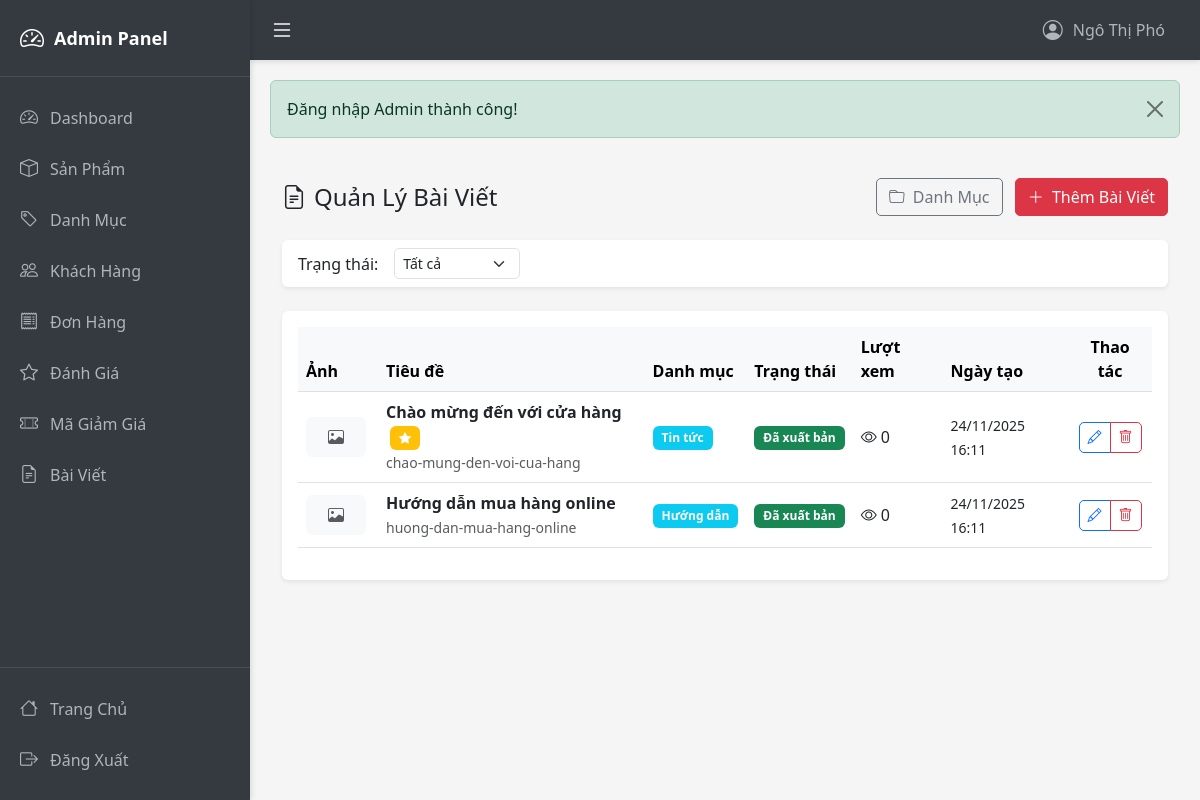
The page /admin/posts (signed in) on the database its author committed.
### tables this page shows
CREATE TABLE IF NOT EXISTS posts (
    post_id INT AUTO_INCREMENT PRIMARY KEY,
    title VARCHAR(255) NOT NULL,
    slug VARCHAR(255) NOT NULL UNIQUE,
    excerpt TEXT,
    content LONGTEXT,
    thumbnail VARCHAR(255),
    category_id INT,
    author_id INT,
    view_count INT DEFAULT 0,
    status ENUM('draft', 'published', 'archived') DEFAULT 'draft',
    is_featured TINYINT(1) DEFAULT 0,
    published_at DATETIME,
    created_at TIMESTAMP DEFAULT CURRENT_TIMESTAMP,
    updated_at TIMESTAMP DEFAULT CURRENT_TIMESTAMP ON UPDATE CURRENT_TIMESTAMP,
    FOREIGN KEY (category_id) REFERENCES post_categories(category_id) ON DELETE SET NULL
);

CREATE TABLE IF NOT EXISTS post_categories (
    category_id INT AUTO_INCREMENT PRIMARY KEY,
    name VARCHAR(100) NOT NULL,
    slug VARCHAR(100) NOT NULL UNIQUE,
    description TEXT,
    created_at TIMESTAMP DEFAULT CURRENT_TIMESTAMP
);

### controllers/AdminController.php (called while the page is built, shortened)
<?php
class AdminController extends BaseController {
    private $postModel;
    public function __construct() {
        $this->postModel = new PostModel();
    }
    public function posts() {
        $statusFilter = $_GET['status'] ?? '';
        $page = isset($_GET['page']) ? (int)$_GET['page'] : 1;
        $limit = 10;
        $offset = ($page - 1) * $limit;
        $posts = $this->postModel->getAllPosts($statusFilter ?: null, $limit, $offset);
        $totalPosts = $this->postModel->countPosts($statusFilter ?: null);
        $totalPages = ceil($totalPosts / $limit);
        $categories = $this->postModel->getAllCategories();
        $data = [
            'posts' => $posts,
            'categories' => $categories,
            'statusFilter' => $statusFilter,
            'currentPage' => $page,
            'totalPages' => $totalPages,
            'pageTitle' => 'Quản Lý Bài Viết'
        ];
        $this->view('admin/posts/index', $data, true);
    }
}
?>

### models/BaseModel.php (called while the page is built, shortened)
<?php
class BaseModel {
    public function __construct() {
        $db = new Database();
        $this->conn = $db->getConnection();
    }
}
?>

### config/database.php (called while the page is built, shortened)
<?php
class Database {
    private $host = "localhost";
    private $db_name = "inventory_system";
    private $username = "root";
    private $password = "";
    public function getConnection() {
        $this->conn = null;
        try {
            $this->conn = new PDO(
                "mysql:host=" . $this->host . ";dbname=" . $this->db_name . ";charset=utf8mb4",
                $this->username,
                $this->password
            );
            $this->conn->setAttribute(PDO::ATTR_ERRMODE, PDO::ERRMODE_EXCEPTION);
            $this->conn->setAttribute(PDO::ATTR_DEFAULT_FETCH_MODE, PDO::FETCH_ASSOC);
        } catch(PDOException $e) {
            echo "Connection error: " . $e->getMessage();
        }
        return $this->conn;
    }
}
?>

### models/PostModel.php (called while the page is built, shortened)
<?php
class PostModel extends BaseModel
{
    public function getAllPosts($status = null, $limit = null, $offset = 0)
    {
        $sql = "SELECT p.*, pc.name as category_name
                FROM posts p
                LEFT JOIN post_categories pc ON p.category_id = pc.category_id";
        $sql .= " ORDER BY p.created_at DESC";
        if ($limit) {
            $sql .= " LIMIT :limit OFFSET :offset";
        }
        $stmt = $this->conn->prepare($sql);
        if ($limit) {
            $stmt->bindParam(':limit', $limit, PDO::PARAM_INT);
            $stmt->bindParam(':offset', $offset, PDO::PARAM_INT);
        }
        $stmt->execute();
        return $stmt->fetchAll(PDO::FETCH_ASSOC);
    }
}

### views/admin/posts/index.php (the view, shortened to what this page needs)
<?php require_once __DIR__ . '/../layouts/header.php'; ?>
<div class="container-fluid py-4">
    <div class="d-flex justify-content-between align-items-center mb-4">
        <h4 class="mb-0">
            <i class="bi bi-file-earmark-text me-2"></i>Quản Lý Bài Viết
        </h4>
        <div>
            <a href="<?= BASE_URL ?>admin/postCategories" class="btn btn-outline-secondary me-2">
                <i class="bi bi-folder me-1"></i> Danh Mục
            </a>
            <a href="<?= BASE_URL ?>admin/postCreate" class="btn btn-danger">
                <i class="bi bi-plus-lg me-1"></i> Thêm Bài Viết
            </a>
        </div>
    </div>
    <div class="card shadow-sm mb-4">
        <div class="card-body py-2">
            <form method="GET" action="<?= BASE_URL ?>admin/posts" class="row g-2 align-items-center">
                <div class="col-auto">
                    <label class="form-label mb-0 me-2">Trạng thái:</label>
                </div>
                <div class="col-auto">
                    <select name="status" class="form-select form-select-sm" onchange="this.form.submit()">
                        <option value="">Tất cả</option>
                    </select>
                </div>
            </form>
        </div>
    </div>
    <div class="card shadow-sm">
        <div class="card-body">
            <div class="table-responsive">
                <table class="table table-hover align-middle">
                    <thead class="table-light">
                        <tr>
                            <th style="width: 80px;">Ảnh</th>
                            <th>Tiêu đề</th>
                            <th>Danh mục</th>
                            <th>Trạng thái</th>
                            <th>Lượt xem</th>
                            <th>Ngày tạo</th>
                            <th class="text-center">Thao tác</th>
                        </tr>
                    </thead>
                    <tbody>
                        <?php if (empty($posts)): ?>
                            <tr>
                                <td colspan="7" class="text-center py-4 text-muted">
                                    <i class="bi bi-inbox fs-1 d-block mb-2"></i>
                                    Chưa có bài viết nào
                                </td>
                            </tr>
                        <?php else: ?>
                            <?php foreach ($posts as $post): ?>
                                <tr>
                                    <td>
                                        <?php if ($post['thumbnail']): ?>
                                            <img src="<?= BASE_URL . $post['thumbnail'] ?>"
                                                 alt="<?= htmlspecialchars($post['title']) ?>"
                                                 class="rounded" style="width: 60px; height: 40px; object-fit: cover;">
                                        <?php else: ?>
                                            <div class="bg-light rounded d-flex align-items-center justify-content-center"
                                                 style="width: 60px; height: 40px;">
                                                <i class="bi bi-image text-muted"></i>
                                            </div>
                                        <?php endif; ?>
                                    </td>
                                    <td>
                                        <strong><?= htmlspecialchars($post['title']) ?></strong>
                                        <?php if ($post['is_featured']): ?>
                                            <span class="badge bg-warning ms-1"><i class="bi bi-star-fill"></i></span>
                                        <?php endif; ?>
                                        <br>
                                        <small class="text-muted"><?= htmlspecialchars($post['slug']) ?></small>
                                    </td>
                                    <td>
                                        <?php if ($post['category_name']): ?>
                                            <span class="badge bg-info"><?= htmlspecialchars($post['category_name']) ?></span>
                                        <?php else: ?>
                                            <span class="text-muted">-</span>
                                        <?php endif; ?>
                                    </td>
                                    <td>
                                        <?php
                                        $statusClass = [
                                            'draft' => 'secondary',
                                            'published' => 'success',
                                            'archived' => 'dark'
                                        ];
                                        $statusText = [
                                            'draft' => 'Nháp',
                                            'published' => 'Đã xuất bản',
                                            'archived' => 'Lưu trữ'
                                        ];
                                        ?>
                                        <span class="badge bg-<?= $statusClass[$post['status']] ?? 'secondary' ?>">
                                            <?= $statusText[$post['status']] ?? $post['status'] ?>
                                        </span>
                                    </td>
                                    <td>
                                        <i class="bi bi-eye me-1"></i><?= number_format($post['view_count']) ?>
                                    </td>
                                    <td>
                                        <small><?= date('d/m/Y H:i', strtotime($post['created_at'])) ?></small>
                                    </td>
                                    <td class="text-center">
                                        <div class="btn-group btn-group-sm">
                                            <a href="<?= BASE_URL ?>admin/postEdit/<?= $post['post_id'] ?>"
                                               class="btn btn-outline-primary" title="Sửa">
                                                <i class="bi bi-pencil"></i>
                                            </a>
                                            <a href="<?= BASE_URL ?>admin/postDelete/<?= $post['post_id'] ?>"
                                               class="btn btn-outline-danger" title="Xóa"
                                               onclick="return confirm('Bạn có chắc muốn xóa bài viết này?')">
                                                <i class="bi bi-trash"></i>
                                            </a>
                                        </div>
                                    </td>
                                </tr>
                            <?php endforeach; ?>
                        <?php endif; ?>
                    </tbody>
                </table>
            </div>
        </div>
    </div>
</div>
<?php require_once __DIR__ . '/../layouts/footer.php'; ?>

### public/css/admin.css (style rules this page uses)
:root { --sidebar-width: 250px; --sidebar-collapsed-width: 70px; --topbar-height: 60px; --primary-color: #343a40; --secondary-color: #495057; --accent-color: #007bff; }
* { margin: 0; padding: 0; box-sizing: border-box; }
body { background-color: #f5f5f5; display: flex; flex-direction: column; }
.card { border: none; box-shadow: 0 2px 4px rgba(0,0,0,0.1); margin-bottom: 20px; }
.table { background-color: white; }
.table thead { background-color: #f8f9fa; }
.btn { border-radius: 5px; }
.form-control, .form-select { border-radius: 5px; }
.badge { padding: 0.5em 0.75em; }

### rows shown on the page
posts: title "Chào mừng đến với cửa hàng", is_featured 1 (drawn), slug "chao-mung-den-voi-cua-hang", category.name "Tin tức", status "Đã xuất bản", view_count "0", created_at "24/11/2025 16:11"
posts: title "Hướng dẫn mua hàng online", slug "huong-dan-mua-hang-online", category.name "Hướng dẫn", status "Đã xuất bản", view_count "0", created_at "24/11/2025 16:11"

### other values the page prints
$_SESSION['admin_name'] "Ngô Thị Phó"
$_SESSION['success'] "Đăng nhập Admin thành công!"
